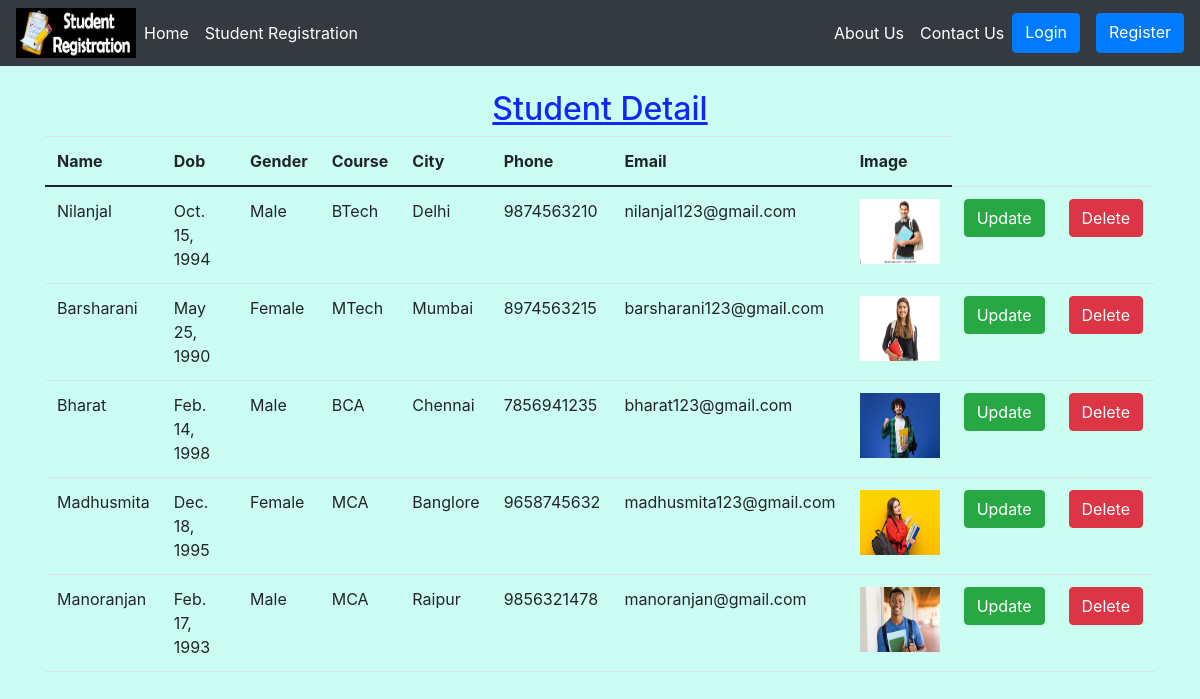
/studentdetail/, run on the app's committed database.
### studentapp/models.py (models this page shows, shortened)
class Student(models.Model):
    name = models.CharField(max_length=50)
    dob = models.DateField()
    gender = models.CharField(
        default='Male', choices=GENDER_CHOICES, max_length=10)
    course = models.CharField(default='BTech', choices=COURSES, max_length=10)
    city = models.CharField(max_length=20)
    phone = models.CharField(max_length=50)
    email = models.EmailField(max_length=100)
    image = models.ImageField(upload_to='images/', blank=True)

### studentapp/views.py (the view)
# urls.py: path('studentdetail/', views.StudentdetailView, name="studentdetail"),
def StudentdetailView(request):
    s = Student.objects.all()
    context = {'data': s}
    return render(request, 'studentapp/studentdetail.html', context)

### studentapp/templates/studentapp/studentdetail.html (shortened to what this page needs)
{% extends 'studentapp/base.html' %}
{% block body %}
<div class="container">
    <br>
    <h2 style="text-align:center; color: rgb(16, 39, 245);"><u>Student Detail</u></h2>
    <table class="table">
        <thead>
            <tr>
                <th scope="col">Name</th>
                <th scope="col">Dob</th>
                <th scope="col">Gender</th>
                <th scope="col">Course</th>
                <th scope="col">City</th>
                <th scope="col">Phone</th>
                <th scope="col">Email</th>
                <th scope="col">Image</th>
            </tr>
        </thead>
        <tbody>
            {% for i in data %}
            <tr>
                <td>{{i.name}}</td>
                <td>{{i.dob}}</td>
                <td>{{i.gender}}</td>
                <td>{{i.course}}</td>
                <td>{{i.city}}</td>
                <td>{{i.phone}}</td>
                <td>{{i.email}}</td>
                <td><img src="/media/{{i.image}}" style="width:80px;height:65px;"></td>
                <td><a href="{% url 'update' i.id %}" class="btn btn-success">Update</a></td>
                <td><a href="{% url 'delete' i.id %}" class="btn btn-danger">Delete</a></td>
            </tr>
            {% endfor %}
        </tbody>
    </table>
</div>
{% endblock body %}

### studentapp/templates/studentapp/base.html (shortened to what this page needs)
<!DOCTYPE html>
<html lang="en">
<head>
    <link href="https://cdn.jsdelivr.net/npm/bootstrap@5.0.2/dist/css/bootstrap.min.css" rel="stylesheet"
>
    <link rel="stylesheet" href="https://stackpath.bootstrapcdn.com/bootstrap/4.1.3/css/bootstrap.min.css"
>
    <link rel="stylesheet" href="https://use.fontawesome.com/releases/v5.6.1/css/all.css"
>
</head>
<body>
    {% load static %}
    <nav class="navbar navbar-expand navbar-dark bg-dark">
        <div class="container-fluid">
            <a href="{% url 'home' %}">
                <img src="{% static 'studentapp/images/logo5.jpg' %}" width="120" height="50" alt="Logo"></a>
            <div class="collapse navbar-collapse" id="navbarSupportedContent">
                <ul class="navbar-nav me-auto mb-2 mb-lg-0">
                    <li class="nav-item">
                        <a class="nav-link active" aria-current="page" href="{% url 'home' %}">Home</a>
                    </li>
                    <li class="nav-item">
                        <a class="nav-link active" aria-current="page" href="{% url 'studentregistration' %}">Student
                            Registration</a>
                    </li>
                </ul>
                <form class="d-flex">
                    <ul class="navbar-nav me-auto mb-2 mb-lg-0">
                        <li class="nav-item">
                            <a class="nav-link active" aria-current="page" href="{% url 'about' %}">About Us</a>
                        </li>
                        <li class="nav-item">
                            <a class="nav-link active" aria-current="page" href="{% url 'contact' %}">Contact Us</a>
                        </li>
                    </ul>
                    <div class="d-grid gap-2 d-md-flex justify-content-md-end">
                        {% if request.user.is_authenticated %}
                        <a class="btn btn-primary me-md-2" href="{% url 'logout' %}" role="link">Logout</a>
                        {% else %}
                        <a class="btn btn-primary me-md-2" href="{% url 'login' %}" role="link">Login</a>
                        <a class="btn btn-primary" href="{% url 'register' %}" role="link">Register</a>
                        {% endif %}
                    </div>
                </form>
            </div>
        </div>
    </nav>
    {% block body %}
    {% endblock body %}
</body>
</html>

### studentapp/templates/studentapp/base.html (style rules this page uses)
body, html { margin: 0; padding: 0; height: 100%; background: rgb(204, 253, 243) !important; }

### data on the page
Student: name "Nilanjal", dob "Oct. 15, 1994", gender "Male", course "BTech", city "Delhi", phone "9874563210", email "nilanjal123@gmail.com", image (picture)
Student: name "Barsharani", dob "May 25, 1990", gender "Female", course "MTech", city "Mumbai", phone "8974563215", email "barsharani123@gmail.com", image (picture)
Student: name "Bharat", dob "Feb. 14, 1998", gender "Male", course "BCA", city "Chennai", phone "7856941235", email "bharat123@gmail.com", image (picture)
Student: name "Madhusmita", dob "Dec. 18, 1995", gender "Female", course "MCA", city "Banglore", phone "9658745632", email "madhusmita123@gmail.com", image (picture)
Student: name "Manoranjan", dob "Feb. 17, 1993", gender "Male", course "MCA", city "Raipur", phone "9856321478", email "manoranjan@gmail.com", image (picture)
